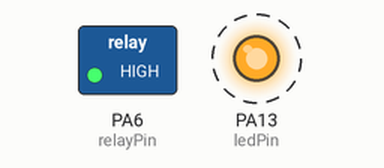
Simulated run of this sketch. Board: STM32 Blue Pill. Shown: switched loads named in the sketch (green lamp = pin HIGH), output pins drawn as LEDs (lit = HIGH). Dashed ring = blinking.

Above: at 0.5 s.
Timing chart, 0 to 4.6 s (numbered marks = the images above):
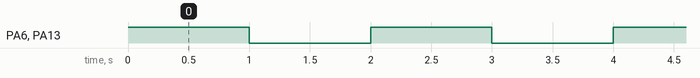

The sketch:

gpio_control05.ino
```cpp
#define NANO        // NANO 보드인 경우 define
//#define BLUEPILL  // BLUEPILL 보드인 경우 define
//#define NODEMCU   // NODEMCU 보드인 경우 define

#ifdef NANO             // NANO가 정의되면
#define relayPin 6      // relayPin을 6로 하고
#define ledPin   13     // ledPin을 13로 하고
#endif                  // #ifdef 사용 후 반드시 #endif

#ifdef BLUEPILL         // BLUEPILL이 정의되면
#define relayPin PB9    // relayPin을 PB9로 하고
#define ledPin   PC13   // ledPin을 13로 하고
#endif                  // #ifdef 사용 후 반드시 #endif

#ifdef NODEMCU          // BLUEPILL이 정의되면
#define relayPin D3     // relayPin을 D3로 하고
#define ledPin   D4     // ledPin을 D4로 하고
#endif                  // #ifdef 사용 후 반드시 #endif

void setup()
{
    pinMode(relayPin, OUTPUT);
    pinMode(ledPin, OUTPUT);
}

void loop()
{
    digitalWrite(relayPin, HIGH);    // Buzz On HIGH
    digitalWrite(ledPin, HIGH);      // LED On
    delay(1000);                     // 1초 지연
    digitalWrite(relayPin, LOW);     // Buzz Off LOW
    digitalWrite(ledPin, LOW);       // LED Off
    delay(1000 );                    // 1초 지연
}
```

Measured:
- by itself, PA6 (relayPin), PA13 (ledPin): alternates HIGH for 1.0 s and LOW for 1.0 s
